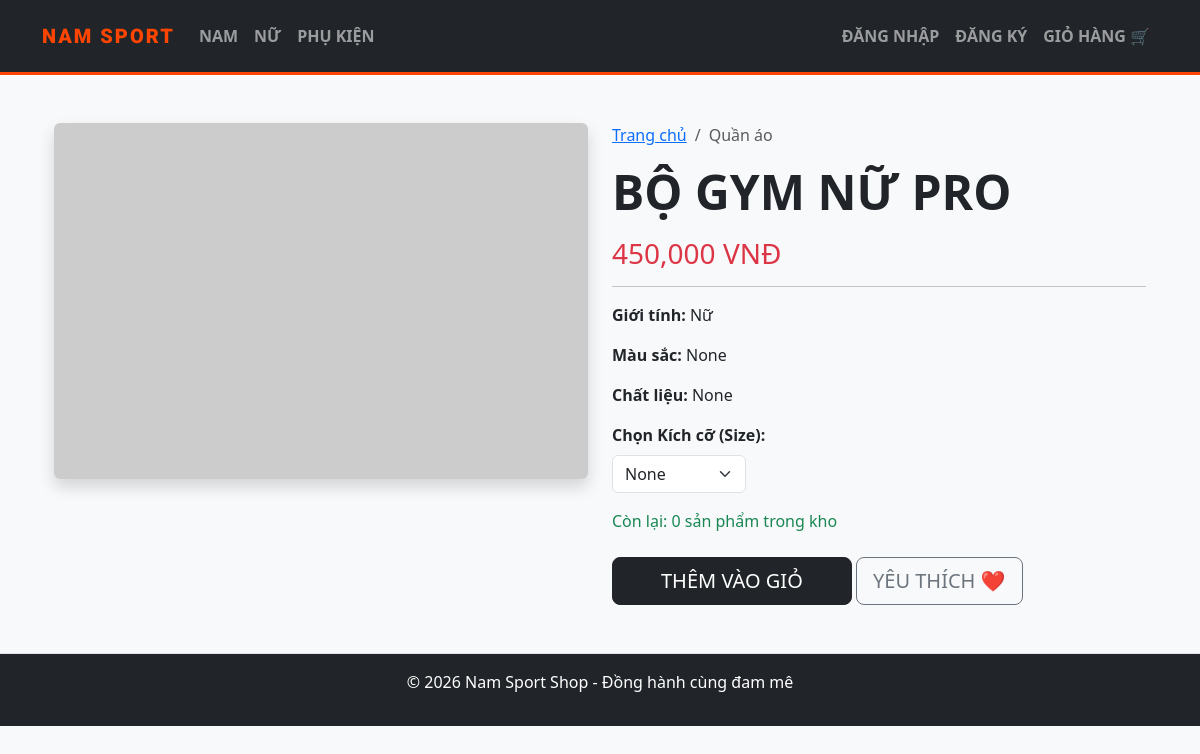
The app's page /product/4 with its own data.
### tables this page shows
CREATE TABLE products (
    id INTEGER PRIMARY KEY AUTOINCREMENT,
    name TEXT NOT NULL,
    category TEXT NOT NULL,  
    gender TEXT,            
    material TEXT,
    color TEXT,
    size TEXT,
    price real NOT NULL,     
    stock_quantity integer DEFAULT 0
, image TEXT, stock INTEGER DEFAULT 10);

### app.py (the view)
@app.route("/product/<int:product_id>")
def product_detail(product_id):
    product = db.execute("SELECT * FROM products WHERE id = ?", product_id)
    if not product:
        return "Không tìm thấy sản phẩm", 404
    return render_template("detail.html", product=product[0])

### templates/detail.html (shortened to what this page needs)
{% extends "layout.html" %} {% block main %}
<div class="container mt-5">
  <div class="row">
    <div class="col-md-6">
      <img
        src="https://via.placeholder.com/600x400"
        class="img-fluid rounded shadow"
        alt="{{ product.name }}"
      />
    </div>
    <div class="col-md-6">
      <nav aria-label="breadcrumb">
        <ol class="breadcrumb">
          <li class="breadcrumb-item"><a href="/">Trang chủ</a></li>
          <li class="breadcrumb-item active">{{ product.category }}</li>
        </ol>
      </nav>
      <h1 class="display-5 fw-bold text-uppercase">{{ product.name }}</h1>
      <h3 class="text-danger my-3">
        {{ "{:,.0f}".format(product.price) }} VNĐ
      </h3>
      <hr />
      <p><strong>Giới tính:</strong> {{ product.gender }}</p>
      <p><strong>Màu sắc:</strong> {{ product.color }}</p>
      <p><strong>Chất liệu:</strong> {{ product.material }}</p>
      <div class="mb-3">
        <label class="form-label fw-bold">Chọn Kích cỡ (Size):</label>
        <select class="form-select w-25">
          <option>{{ product.size }}</option>
        </select>
      </div>
      <p class="text-success">
         Còn lại: {{ product.stock_quantity }}
        sản phẩm trong kho
      </p>
      <form action="/cart/add" method="post" class="mt-4">
        <div class="d-grid gap-2 d-md-block">
          <button type="submit" class="btn btn-dark btn-lg px-5">
            THÊM VÀO GIỎ
          </button>
          <button type="button" class="btn btn-outline-secondary btn-lg">
            YÊU THÍCH ❤️
          </button>
        </div>
      </form>
    </div>
  </div>
</div>
{% endblock %}

### static/style.css (style rules this page uses)
body { font-family: 'Segoe UI', Tahoma, Geneva, Verdana, sans-serif; background-color: #f8f9fa; }

### records on screen
products: category "Quần áo", name "BỘ GYM NỮ PRO", price "450,000", gender "Nữ", stock_quantity "0"

### other values on screen
{{ product.color }} "None"
{{ product.material }} "None"
form field value "None"
